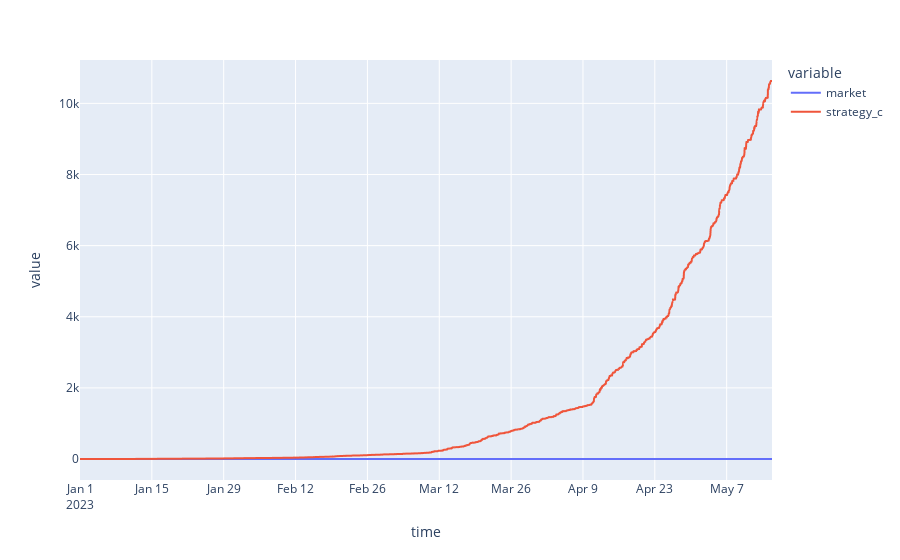

Write notebook code for a chart like this one.
### Code cell
backtest(features_test, target_test, model)

### Figure 1 — Plotly figure (JSON) as saved in the notebook; plotly's stock layout.template omitted (floating-point values rounded to 4 significant figures; data arrays with more than 128 entries replaced by an {"elided": "..."} marker saying what was removed)
{"data": [{"hovertemplate": "variable=market<br>time=%{x}<br>value=%{y}<extra></extra>", "legendgroup": "market", "line": {"color": "#636efa", "dash": "solid"}, "mode": "lines", "name": "market", "showlegend": true, "type": "scattergl", "x": {"elided": "3236 str values"}, "xaxis": "x", "y": {"elided": "3236 float values"}, "yaxis": "y"}, {"hovertemplate": "variable=strategy_c<br>time=%{x}<br>value=%{y}<extra></extra>", "legendgroup": "strategy_c", "line": {"color": "#EF553B", "dash": "solid"}, "mode": "lines", "name": "strategy_c", "showlegend": true, "type": "scattergl", "x": {"elided": "3236 str values"}, "xaxis": "x", "y": {"elided": "3236 float values"}, "yaxis": "y"}], "layout": {"legend": {"title": {"text": "variable"}, "tracegroupgap": 0}, "margin": {"t": 60}, "xaxis": {"anchor": "y", "domain": [0, 1], "title": {"text": "time"}}, "yaxis": {"anchor": "x", "domain": [0, 1], "title": {"text": "value"}}}}
